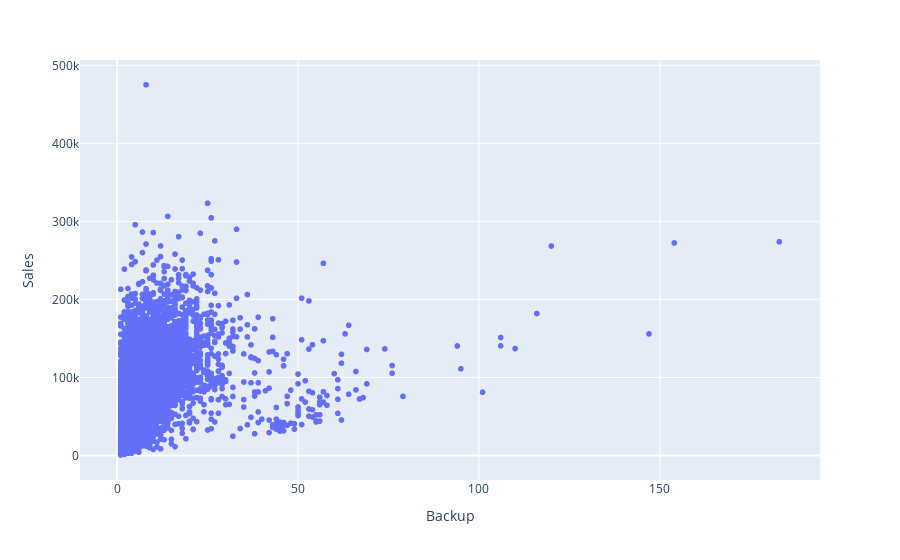

Write notebook code for a chart like this one.
### Code cell
px.scatter(df1_, x='Backup', y='Sales')

### Figure 1 — Plotly figure (JSON) as saved in the notebook; plotly's stock layout.template omitted (floating-point values rounded to 4 significant figures; data arrays with more than 128 entries replaced by an {"elided": "..."} marker saying what was removed)
{"data": [{"hovertemplate": "Backup=%{x}<br>Sales=%{y}<extra></extra>", "legendgroup": "", "marker": {"color": "#636efa", "symbol": "circle"}, "mode": "markers", "name": "", "showlegend": false, "type": "scattergl", "x": {"elided": "8891 int values"}, "xaxis": "x", "y": {"elided": "8891 int values"}, "yaxis": "y"}], "layout": {"legend": {"tracegroupgap": 0}, "margin": {"t": 60}, "xaxis": {"anchor": "y", "domain": [0, 1], "title": {"text": "Backup"}}, "yaxis": {"anchor": "x", "domain": [0, 1], "title": {"text": "Sales"}}}}
